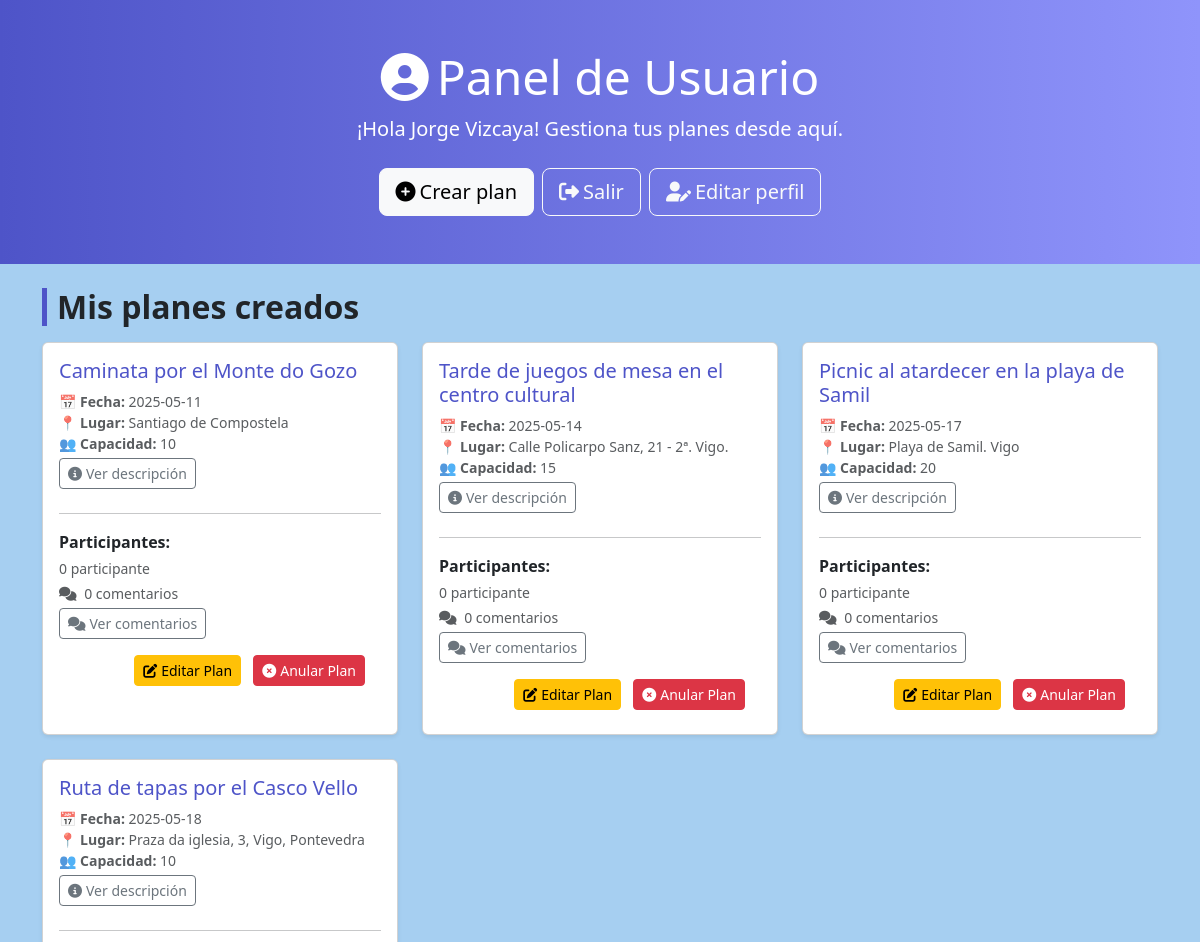
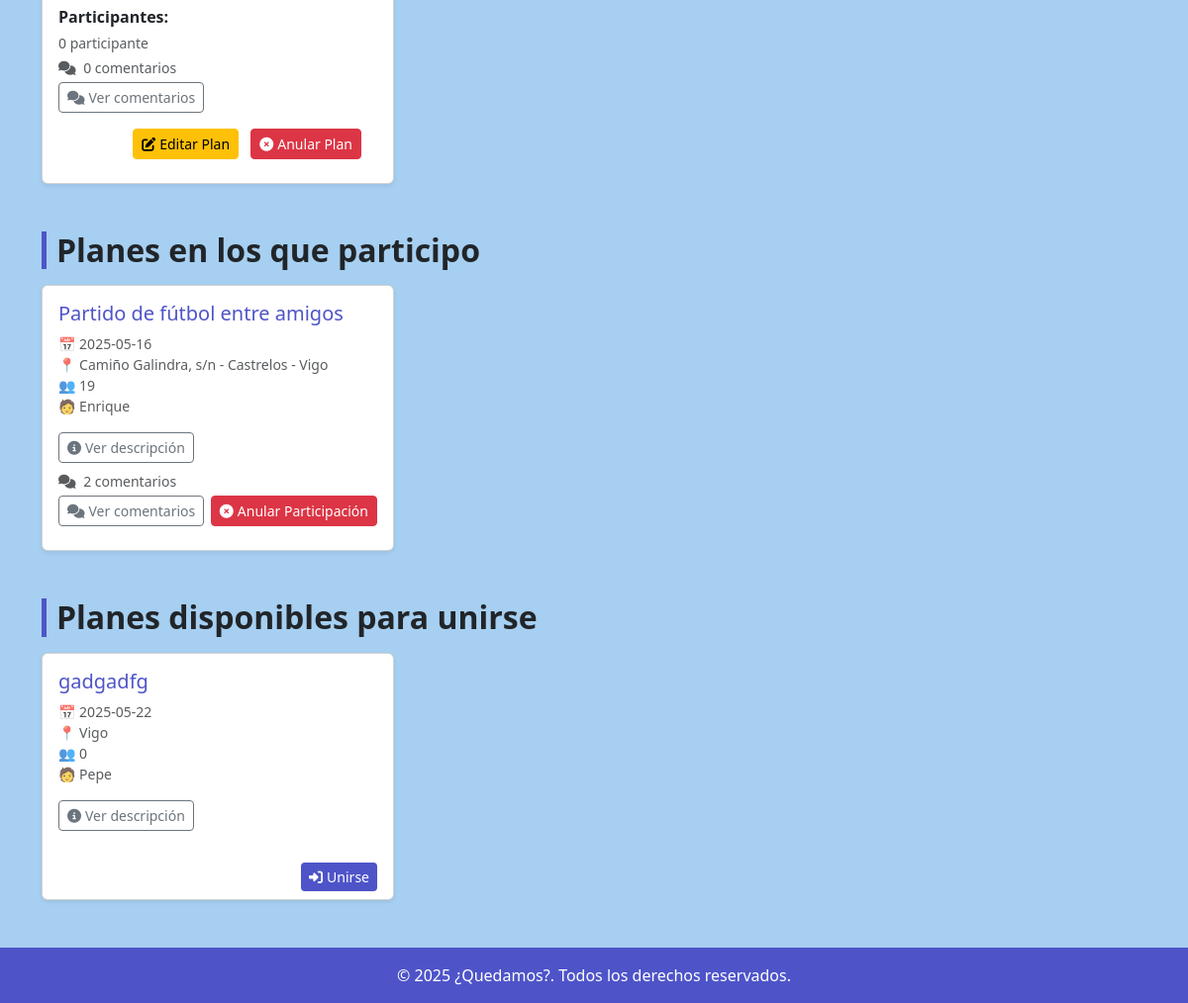
Page /dashboard.php (signed in) on the earlier database version (2 pictures, top to bottom).
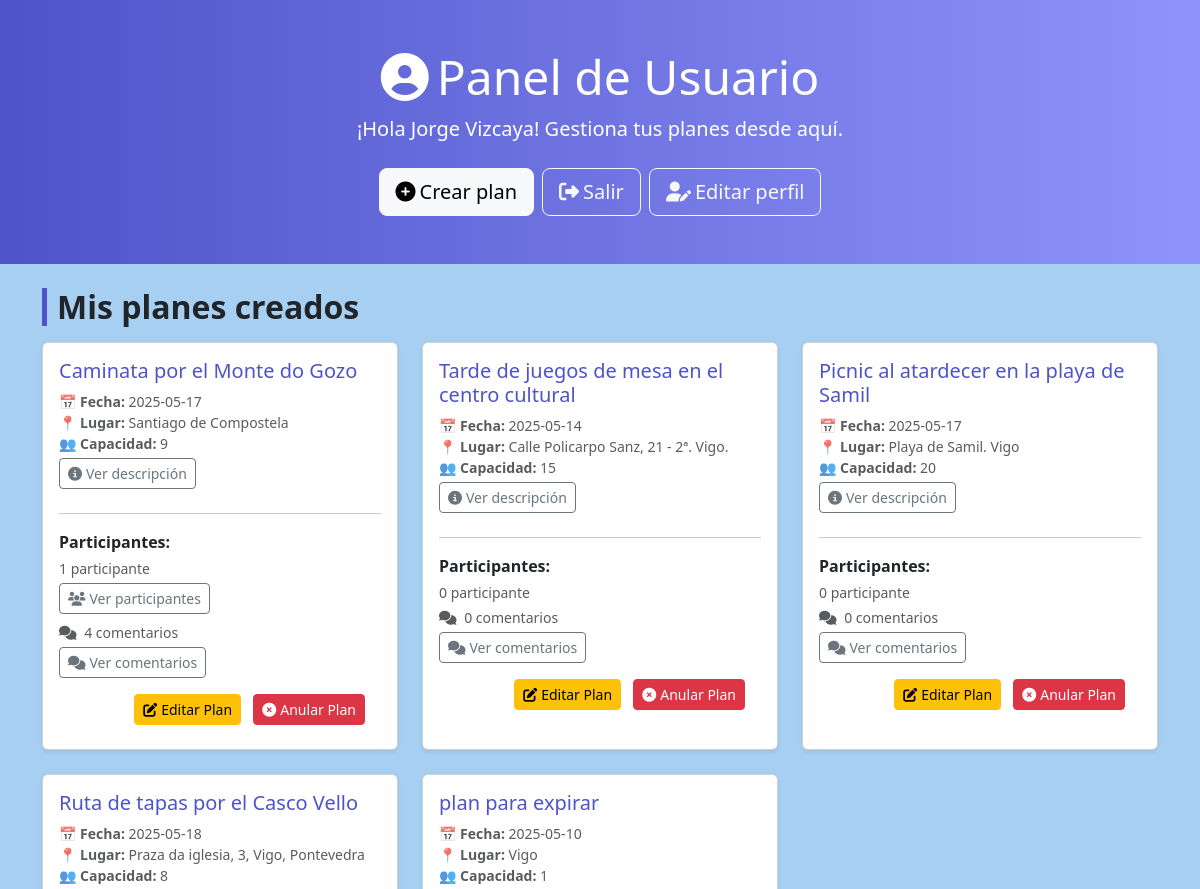
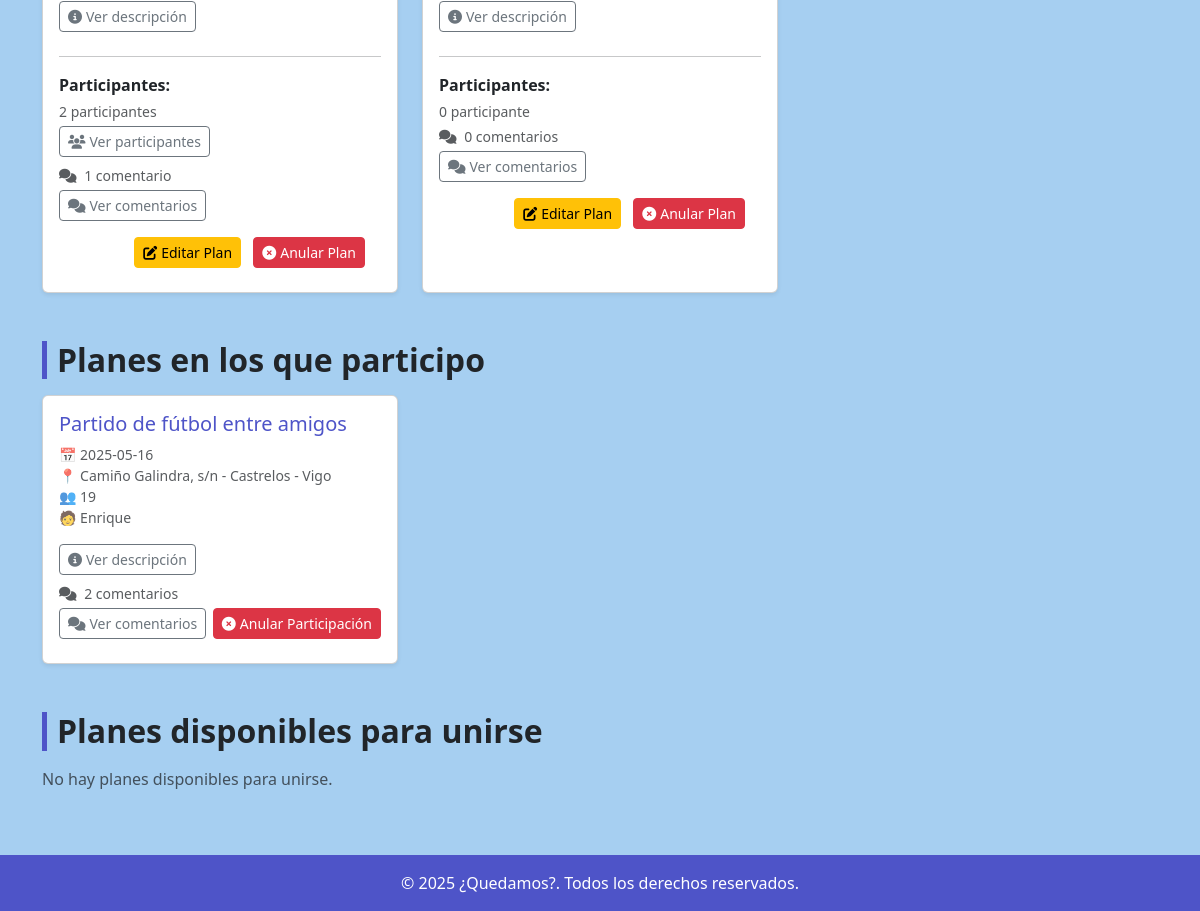
Same page on the later database version (2 pictures, top to bottom).
### tables this page shows
CREATE TABLE `usuarios` (
  `id` int(11) NOT NULL AUTO_INCREMENT,
  `nombre` varchar(100) NOT NULL,
  `apellidos` varchar(150) NOT NULL,
  `email` varchar(255) NOT NULL,
  `password` varchar(255) NOT NULL,
  PRIMARY KEY (`id`),
  UNIQUE KEY `email` (`email`)
);

CREATE TABLE `planes` (
  `id` int(11) NOT NULL AUTO_INCREMENT,
  `titulo` varchar(255) DEFAULT NULL,
  `descripcion` text DEFAULT NULL,
  `fecha` date DEFAULT NULL,
  `lugar` varchar(255) DEFAULT NULL,
  `capacidad` int(11) DEFAULT NULL,
  `creador_id` int(11) DEFAULT NULL,
  PRIMARY KEY (`id`),
  KEY `creador_id` (`creador_id`),
  CONSTRAINT `planes_ibfk_1` FOREIGN KEY (`creador_id`) REFERENCES `usuarios` (`id`)
);

### dashboard.php (the view, shortened to what this page needs)
<?php
require 'includes/db.php';
$user_id = $_SESSION['user_id'];
$stmt_user = $pdo->prepare('SELECT nombre, apellidos FROM usuarios WHERE id = ?');
$stmt_user->execute([$user_id]);
$usuario = $stmt_user->fetch();
$nombre_completo = htmlspecialchars($usuario['nombre'] . ' ' . $usuario['apellidos']);
$stmt = $pdo->prepare('SELECT * FROM planes WHERE creador_id = ?');
$stmt->execute([$user_id]);
$mis_planes = $stmt->fetchAll();
$stmt2 = $pdo->prepare('SELECT p.*, u.nombre AS creador_nombre FROM planes p
                        JOIN participantes pa ON p.id = pa.plan_id
                        JOIN usuarios u ON p.creador_id = u.id
                        WHERE pa.usuario_id = ?');
$stmt2->execute([$user_id]);
$planes_apuntado = $stmt2->fetchAll();
$stmt3 = $pdo->prepare('SELECT p.*, u.nombre AS creador_nombre FROM planes p
                        JOIN usuarios u ON p.creador_id = u.id
                        WHERE p.creador_id != ? AND p.id NOT IN (
                            SELECT plan_id FROM participantes WHERE usuario_id = ?
                        )');
$stmt3->execute([$user_id, $user_id]);
$planes_disponibles = $stmt3->fetchAll();
$participantes_por_plan = [];
foreach ($mis_planes as $plan) {
    $stmt_part = $pdo->prepare('SELECT u.nombre, u.apellidos FROM participantes pa JOIN usuarios u ON pa.usuario_id = u.id WHERE pa.plan_id = ?');
    $stmt_part->execute([$plan['id']]);
    $participantes_por_plan[$plan['id']] = $stmt_part->fetchAll(PDO::FETCH_ASSOC);
}
$comentarios_por_plan = [];
foreach (array_merge($mis_planes, $planes_apuntado) as $plan) {
    $stmt_comentarios = $pdo->prepare('SELECT c.*, u.nombre FROM comentarios c JOIN usuarios u ON c.usuario_id = u.id WHERE c.plan_id = ? ORDER BY c.fecha DESC');
    $stmt_comentarios->execute([$plan['id']]);
    $comentarios_por_plan[$plan['id']] = $stmt_comentarios->fetchAll(PDO::FETCH_ASSOC);
}
?>
<!DOCTYPE html>
<html lang="es">
<head>
    <link href="https://cdn.jsdelivr.net/npm/bootstrap@5.3.2/dist/css/bootstrap.min.css" rel="stylesheet">
    <link rel="stylesheet" href="https://cdnjs.cloudflare.com/ajax/libs/font-awesome/6.5.0/css/all.min.css">
    <link rel="stylesheet" href="css/dashboard.css">
</head>
<body>
    <section class="hero-section text-white text-center py-5 mb-4">
        <div class="container">
            <h1 class="display-5 mb-2"><i class="fas fa-user-circle me-2"></i>Panel de Usuario</h1>
            <p class="lead">¡Hola <?= $nombre_completo ?>! Gestiona tus planes desde aquí.</p>
            <div class="d-flex justify-content-center flex-wrap gap-2 mt-4">
                <a href="crear_plan.php" class="btn btn-light btn-lg"><i class="fas fa-plus-circle me-1"></i>Crear plan</a>
                <a href="logout.php" class="btn btn-outline-light btn-lg"><i class="fas fa-sign-out-alt me-1"></i>Salir</a>
                <a href="editar_perfil.php" class="btn btn-outline-light btn-lg">
                    <i class="fas fa-user-edit me-1"></i>Editar perfil
                </a>
            </div>
        </div>
    </section>
    <div class="container pb-5">
        <section class="mb-5">
            <h2 class="section-title mb-3">Mis planes creados</h2>
            <?php if ($mis_planes): ?>
                <div class="row g-4">
                    <?php foreach ($mis_planes as $plan): ?>
                        <div class="col-md-6 col-lg-4">
                            <div class="card h-100 shadow-sm">
                                <div class="card-body">
                                    <h5 class="card-title"><?= htmlspecialchars($plan['titulo']) ?></h5>
                                    <p class="text-muted small mb-1">
                                        <strong>📅 Fecha:</strong> <?= $plan['fecha'] ?><br>
                                        <strong>📍 Lugar:</strong> <?= htmlspecialchars($plan['lugar']) ?><br>
                                        <strong>👥 Capacidad:</strong> <?= $plan['capacidad'] ?>
                                    </p>
                                    <button type="button" class="btn btn-sm btn-outline-secondary mb-2" data-bs-toggle="modal"
                                        data-bs-target="#modalDescripcion<?= $plan['id'] ?>">
                                        <i class="fas fa-info-circle me-1"></i>Ver descripción
                                    </button>
                                    <hr>
                                    <p class="mb-1"><strong>Participantes:</strong></p>
                                    <?php
                                        $num_participantes = !empty($participantes_por_plan[$plan['id']]) ? count($participantes_por_plan[$plan['id']]) : 0;
                                    ?>
                                    <p class="text-muted small mb-1"><?= $num_participantes ?> participante<?= $num_participantes > 1 ? 's' : '' ?></p>
                                    <?php if ($num_participantes > 0): ?>
                                        <button type="button" class="btn btn-sm btn-outline-secondary mb-2" data-bs-toggle="modal"
                                            data-bs-target="#modalParticipantes<?= $plan['id'] ?>">
                                            <i class="fas fa-users me-1"></i>Ver participantes
                                        </button>
                                    <?php endif; ?>
                                    <p class="text-muted small mb-1">
                                        <i class="fas fa-comments me-1"></i>
                                        <?= count($comentarios_por_plan[$plan['id']] ?? []) ?> comentario<?= count($comentarios_por_plan[$plan['id']] ?? []) !== 1 ? 's' : '' ?>
                                    </p>
                                    <button type="button" class="btn btn-sm btn-outline-secondary mb-2" data-bs-toggle="modal"
                                        data-bs-target="#modalComentarios<?= $plan['id'] ?>">
                                        <i class="fas fa-comments me-1"></i>Ver comentarios
                                    </button>
                                    <div class="card-footer bg-transparent border-0 text-end">
                                        <a href="editar_plan.php?id=<?= $plan['id'] ?>" class="btn btn-warning btn-sm me-2">
                                            <i class="fas fa-edit me-1"></i>Editar Plan
                                        </a>
                                        <a href="anular_plan.php?id=<?= $plan['id'] ?>" class="btn btn-danger btn-sm" onclick="return confirm('¿Estás seguro de que deseas anular este plan?');">
                                            <i class="fas fa-times-circle me-1"></i>Anular Plan
                                        </a>
                                    </div>
                                </div>
                            </div>
                        </div>
                    <?php endforeach; ?>
                </div>
            <?php else: ?>
                <p class="text-muted">No has creado ningún plan aún.</p>
            <?php endif; ?>
        </section>
        <section class="mb-5">
            <h2 class="section-title mb-3">Planes en los que participo</h2>
            <?php if ($planes_apuntado): ?>
                <div class="row g-4">
                    <?php foreach ($planes_apuntado as $plan): ?>
                        <div class="col-md-6 col-lg-4">
                            <div class="card h-100 shadow-sm">
                                <div class="card-body">
                                    <h5 class="card-title"><?= htmlspecialchars($plan['titulo']) ?></h5>
                                    <p class="text-muted small">
                                        📅 <?= $plan['fecha'] ?><br>
                                        📍 <?= htmlspecialchars($plan['lugar']) ?><br>
                                        👥 <?= $plan['capacidad'] ?><br>
                                        🧑 <?= htmlspecialchars($plan['creador_nombre']) ?>
                                    </p>
                                    <button type="button" class="btn btn-sm btn-outline-secondary mb-2" data-bs-toggle="modal"
                                        data-bs-target="#modalDescripcionParticipante<?= $plan['id'] ?>">
                                        <i class="fas fa-info-circle me-1"></i>Ver descripción
                                    </button>
                                    <p class="text-muted small mb-1">
                                        <i class="fas fa-comments me-1"></i>
                                        <?= count($comentarios_por_plan[$plan['id']] ?? []) ?> comentario<?= count($comentarios_por_plan[$plan['id']] ?? []) !== 1 ? 's' : '' ?>
                                    </p>
                                    <button type="button" class="btn btn-sm btn-outline-secondary mb-2" data-bs-toggle="modal"
                                        data-bs-target="#modalComentariosParticipante<?= $plan['id'] ?>">
                                        <i class="fas fa-comments me-1"></i>Ver comentarios
                                    </button>
                                    <a href="anular_participacion.php?id=<?= $plan['id'] ?>" class="btn btn-danger btn-sm float-end" onclick="return confirm('¿Estás seguro de que deseas anular tu participación en este plan?');">
                                        <i class="fas fa-times-circle me-1"></i>Anular Participación
                                    </a>
                                </div>
                            </div>
                        </div>
                    <?php endforeach; ?>
                </div>
            <?php else: ?>
                <p class="text-muted">No te has apuntado a ningún plan todavía.</p>
            <?php endif; ?>
        </section>
        <section>
            <h2 class="section-title mb-3">Planes disponibles para unirse</h2>
            <?php if ($planes_disponibles): ?>
                <div class="row g-4">
                    <?php foreach ($planes_disponibles as $plan): ?>
                        <div class="col-md-6 col-lg-4">
                            <div class="card h-100 shadow-sm d-flex flex-column justify-content-between">
                                <div class="card-body">
                                    <h5 class="card-title"><?= htmlspecialchars($plan['titulo']) ?></h5>
                                    <p class="text-muted small">
                                        📅 <?= $plan['fecha'] ?><br>
                                        📍 <?= htmlspecialchars($plan['lugar']) ?><br>
                                        👥 <?= $plan['capacidad'] ?><br>
                                        🧑 <?= htmlspecialchars($plan['creador_nombre']) ?>
                                    </p>
                                    <button type="button" class="btn btn-sm btn-outline-secondary mb-2" data-bs-toggle="modal"
                                        data-bs-target="#modalDescripcionDisponible<?= $plan['id'] ?>">
                                        <i class="fas fa-info-circle me-1"></i>Ver descripción
                                    </button>
                                </div>
                                <div class="card-footer bg-transparent border-0 text-end">
                                    <a href="unirse_plan.php?id=<?= $plan['id'] ?>" class="btn btn-primary btn-sm">
                                        <i class="fas fa-sign-in-alt me-1"></i>Unirse
                                    </a>
                                </div>
                            </div>
                        </div>
                    <?php endforeach; ?>
                </div>
            <?php else: ?>
                <p class="text-muted">No hay planes disponibles para unirse.</p>
            <?php endif; ?>
        </section>
    </div>
    <footer class="text-center py-3 text-white">
        &copy; <?= date('Y') ?> ¿Quedamos?. Todos los derechos reservados.
    </footer>
</body>
</html>

### css/dashboard.css (style rules this page uses)
body { background: #1783dc61; font-family: 'Segoe UI', sans-serif; }
.hero-section { background: linear-gradient(90deg, #4e54c8, #8f94fb); }
.section-title { border-left: 5px solid #4e54c8; padding-left: 10px; font-weight: bold; }
.card-title { color: #4e54c8; }
footer { background: #4e54c8; color: white; }
.btn-primary { background-color: #4e54c8; border: none; }

Differences in the rows shown:
removed planes: titulo "gadgadfg", fecha "2025-05-22", lugar "Vigo", capacidad "0", creador.nombre "Pepe", shown under "Planes disponibles para unirse"
changed planes "Caminata por el Monte do Gozo": fecha "2025-05-11" → "2025-05-17"; capacidad "10" → "9"; id "0" → "1"; id "0" → "4"; now shows "Ver participantes"
changed planes "Ruta de tapas por el Casco Vello": capacidad "10" → "8"; id "0" → "2"; id "0" → "1"; now shows "Ver participantes"
added planes: titulo "plan para expirar", fecha "2025-05-10", lugar "Vigo", capacidad "1", id "0", shows "s", shown under "Mis planes creados"
Other differences:
text now shown: "No hay planes disponibles para unirse."
